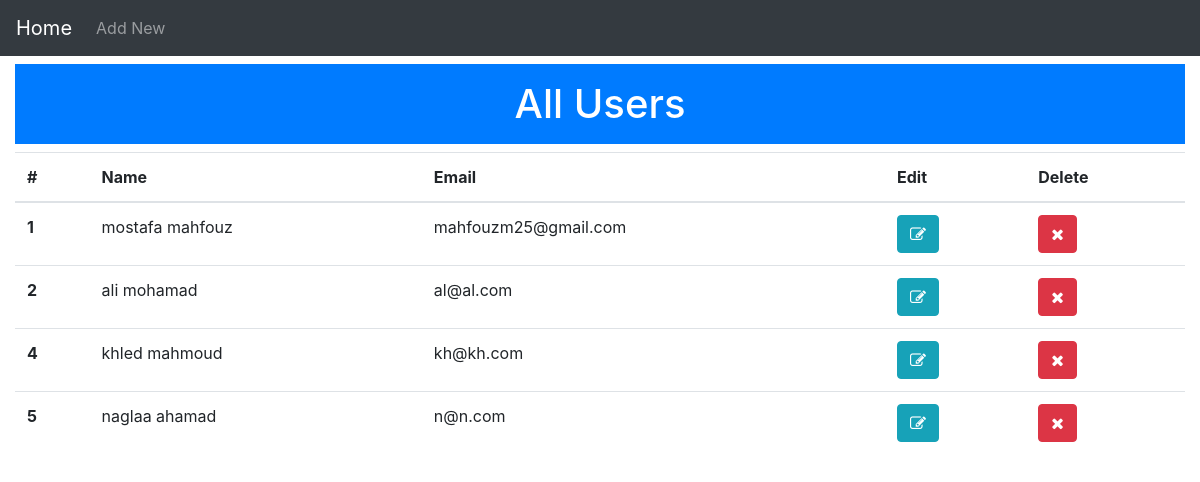
The page / on the database its author committed.
### tables this page shows
CREATE TABLE `users` (
  `user_id` int(11) NOT NULL,
  `user_name` varchar(100) NOT NULL,
  `user_email` varchar(100) NOT NULL,
  `user_password` varchar(100) NOT NULL
);

### index.php (the view)
<?php  include('inc/header.php'); ?>
<?php
    $sql = "SELECT * FROM `users` ";
    $result = mysqli_query($conn,$sql);
?>
    <h1 class="text-center col-12 bg-primary py-3 text-white my-2">All Users</h1>
    <div class="row">
        <div class="col-sm-12">
            <table class="table">
                <thead>
                    <tr>
                    <th scope="col">#</th>
                    <th scope="col">Name</th>
                    <th scope="col">Email</th>
                    <th scope="col">Edit</th>
                    <th scope="col">Delete</th>
                    </tr>
                </thead>
                <tbody>
                <?php  if(mysqli_num_rows($result) > 0): ?>
                    <?php  while($row = mysqli_fetch_assoc($result)): ?>
                    <tr>
                        <th><?php echo $row['user_id']; ?></th>
                        <td><?php echo $row['user_name']; ?></td>
                        <td><?php echo $row['user_email']; ?></td>
                        <td>
                            <a class="btn btn-info" href="edit.php?id=<?php echo $row['user_id']; ?>"> <i class="fa fa-edit"></i> </a>
                        </td>
                        <td>
                            <a class="btn btn-danger" href="delete.php?id=<?php echo $row['user_id']; ?>"> <i class="fa fa-close"></i> </a>
                        </td>
                    </tr>
                    <?php endwhile; ?>
                <?php endif; ?>
                </tbody>
            </table>
        </div>
    </div>
<?php  include('inc/footer.php'); ?>

### inc/header.php (shortened to what this page needs)
<!doctype html>
<html lang="en">
  <head>
    <link rel="stylesheet" href="https://stackpath.bootstrapcdn.com/bootstrap/4.4.1/css/bootstrap.min.css">
    <link rel="stylesheet" href="https://stackpath.bootstrapcdn.com/font-awesome/4.7.0/css/font-awesome.min.css" >
  </head>
  <body>
    <nav class="navbar navbar-expand-lg navbar-dark bg-dark">
        <a class="navbar-brand" href="index.php">Home</a>
        <div class="collapse navbar-collapse" id="navbarNav">
            <ul class="navbar-nav">
                <li class="nav-item">
                    <a class="nav-link" href="add.php">Add New</a>
                </li>
            </ul>
        </div>
    </nav>
    <div class="container-fluid">

### inc/footer.php
        </div>
    </body>
</html>

### rows shown on the page
users: user_id "1", user_name "mostafa mahfouz", user_email "mahfouzm25@gmail.com"
users: user_id "2", user_name "ali mohamad", user_email "al@al.com"
users: user_id "4", user_name "khled mahmoud", user_email "kh@kh.com"
users: user_id "5", user_name "naglaa ahamad", user_email "n@n.com"
